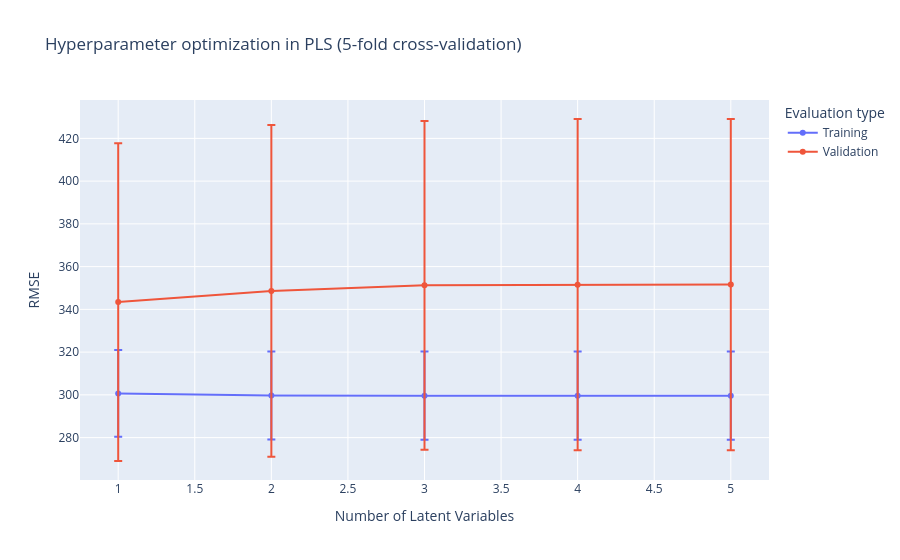

Source (notebook cell):
### Markdown cell above
### Hyperparameter optimization in cross-validation

In this section we run a typical cross-validation to define the optimal number of latent variables.

N-fold PLS models are trained using (N-1) folds each. Each model is then evaluated on the remaining unused fold. This is repeated for different numbers of latent variables. The number of latent variables with the lowest validation RMSE is chosen as optimal.

### Code cell
range_LV = range(1, X_preproc.shape[1]+1)
train_eval, valid_eval = validation_curve(pipe, X, y, param_name = "model__n_components", param_range=list(range_LV),scoring = 'neg_root_mean_squared_error')
train_score=-np.mean(train_eval,axis=1)
valid_score=-np.mean(valid_eval,axis=1)
train_std = np.std(train_eval,axis=1)
valid_std = np.std(valid_eval,axis=1)
fig = go.Figure()
fig.add_trace(go.Scatter( x=list(range_LV), y=train_score, error_y=dict(type='data',array=train_std,visible=True), name="Training"))
fig.add_trace(go.Scatter( x=list(range_LV), y=valid_score, error_y=dict(type='data',array=valid_std,visible=True), name="Validation"))
fig.update_layout(title="Hyperparameter optimization in PLS (5-fold cross-validation)",xaxis_title="Number of Latent Variables",yaxis_title="RMSE",legend_title="Evaluation type")
fig.show()

### Figure 1 — Plotly figure (JSON) as saved in the notebook; plotly's stock layout.template omitted (floating-point values rounded to 4 significant figures)
{"data": [{"error_y": {"array": [20.29, 20.58, 20.62, 20.63, 20.63], "type": "data", "visible": true}, "name": "Training", "type": "scatter", "x": [1, 2, 3, 4, 5], "y": [300.7, 299.7, 299.6, 299.6, 299.6]}, {"error_y": {"array": [74.34, 77.65, 76.91, 77.48, 77.47], "type": "data", "visible": true}, "name": "Validation", "type": "scatter", "x": [1, 2, 3, 4, 5], "y": [343.4, 348.6, 351.3, 351.6, 351.6]}], "layout": {"legend": {"title": {"text": "Evaluation type"}}, "title": {"text": "Hyperparameter optimization in PLS (5-fold cross-validation)"}, "xaxis": {"title": {"text": "Number of Latent Variables"}}, "yaxis": {"title": {"text": "RMSE"}}}}
